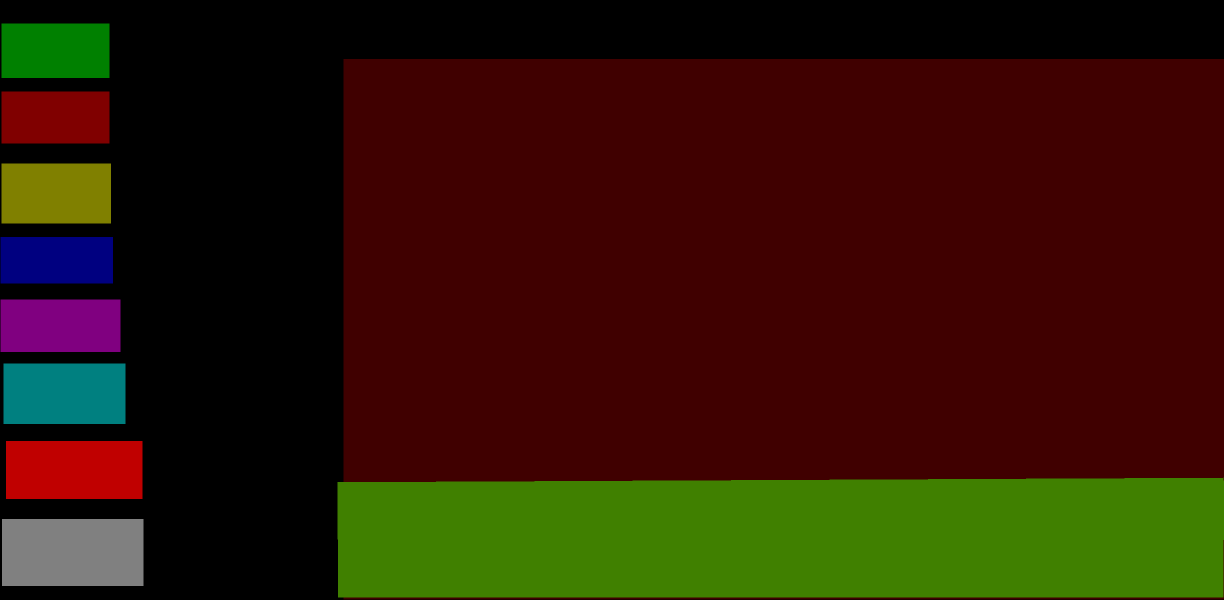
#> input picture train/color.png, 2448 x 1200 px (shown at 1/2 size)
$ python imgReader.py
#> lines starting #> are read from the running program, lines starting #| are printed output that depends on the picture
from PIL import Image

boxsixe = [240, 240]  # 测试框
input_img = [1200, 2448]  # 输入图片
vbox_input_img = [960, 2160]  # 虚拟图片大小

# 颜色对照表
L2color = {0: 0,38:1,75:2,113:3,14:4,52:5,89:6, }


def cut_box(img, mask):
    # 切割图片
#> called with img = 'color.png', mask = 'color.png'
    img = Image.open(img).convert('L')
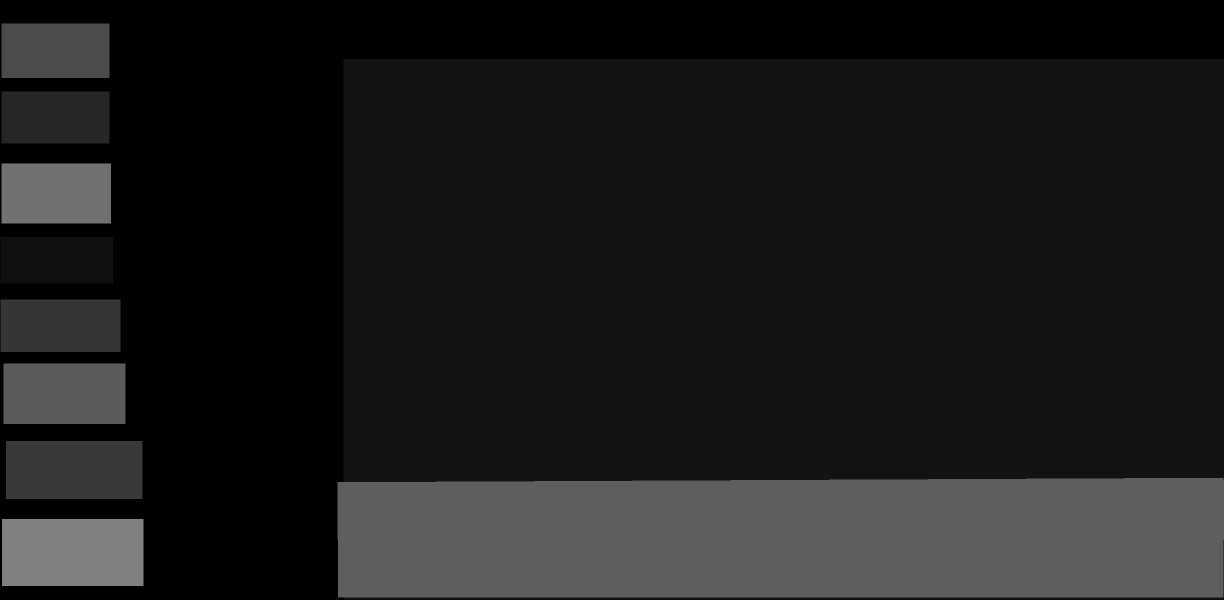
#> img: PIL image 2448x1200 L (shown at 1/2 size); min 0, max 128, mean 28.6
    img = img.crop((144, 120, vbox_input_img[1] + 144, vbox_input_img[0] + 120))  # W H
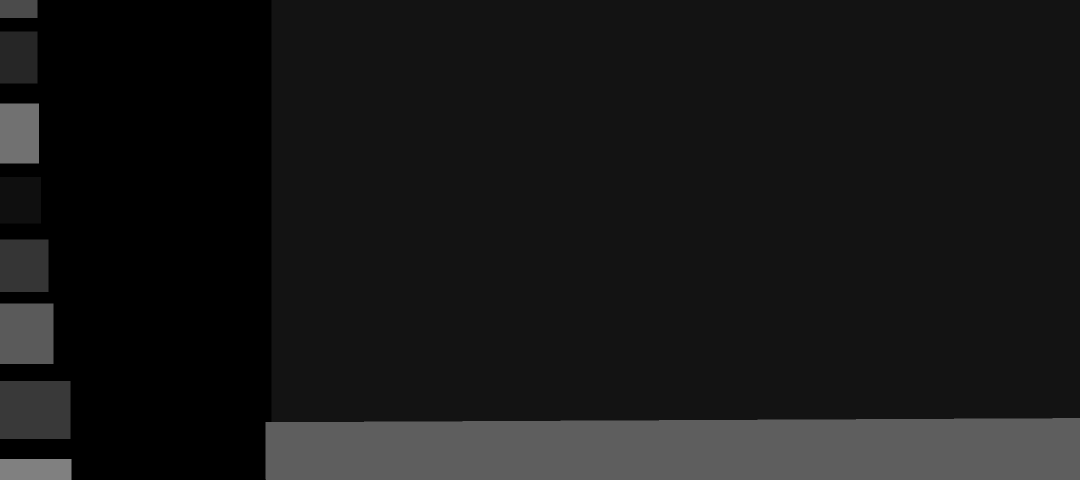
#> img: PIL image 2160x960 L (shown at 1/2 size); min 0, max 128, mean 23.7
    mask = Image.open(mask).convert('L')
    mask = mask.crop((144, 120, vbox_input_img[1] + 144, vbox_input_img[0] + 120))

    # print(mask.size) #2160 960
    def box_creat(input_img):
        long = boxsixe[0] // 2  # 步长
        '''

        :param input_img: PIL对象
        :return: 小块图像列表
        '''
        mini_imgL = []
        box_W = (2 * vbox_input_img[1]) // boxsixe[0]
        box_H = (2 * vbox_input_img[0]) // boxsixe[0]
        # print(box_W, box_H) 18 8
        for list_W in range(box_W):
            for list_H in range(box_H):
                box = (list_W * long, list_H * long, (list_W + 1) * long, (list_H + 1) * long)
                mini_img = input_img.crop(box)
                mini_imgL.append(mini_img)
#> after the loop, mini_imgL = 144 items
        return mini_imgL

    img_mini_imgL = box_creat(img)
#> img_mini_imgL = 144 items
    mask_mini_imgL = box_creat(mask)
#> mask_mini_imgL = 144 items

    for id, mini_img in enumerate(mask_mini_imgL):
        colors = mini_img.getcolors()
        print(id, colors)
#> this loop made 144 passes
#> colors on passes 1 to 12: [(7425, 0), (4275, 38), (2700, 75)], [(8301, 0), (3525, 38), (2574, 113)], [(7122, 0), (492, 15), (6786, 113)], [(7169, 0), (7134, 15), (97, 53)], [(4312, 0), (10088, 53)], [(2309, 0), (12091, 90)], [(4184, 0), (9360, 57), (856, 90)], [(4800, 0), (4560, 57), (5040, 128)], [(14400, 0)], [(14400, 0)], [(14400, 0)], [(14400, 0)]
#| 0 [(7425, 0), (4275, 38), (2700, 75)]
#| 1 [(8301, 0), (3525, 38), (2574, 113)]
#| 2 [(7122, 0), (492, 15), (6786, 113)]
#| 3 [(7169, 0), (7134, 15), (97, 53)]
#| 4 [(4312, 0), (10088, 53)]
#| 5 [(2309, 0), (12091, 90)]
#| 6 [(4184, 0), (9360, 57), (856, 90)]
#| 7 [(4800, 0), (4560, 57), (5040, 128)]
#> (further printed lines are left out)
    # mask.show()


cut_box("color.png",
        "color.png")
